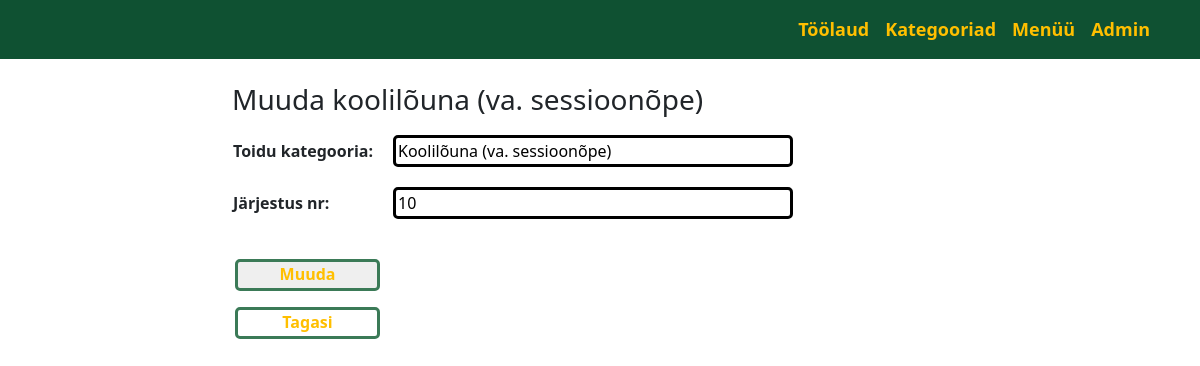
The app's page /bistrooapp_admin/category_update/33 with its own data.
### bistrooapp_admin/models.py (models this page shows, shortened)
class Category(models.Model):
    category_name = models.CharField(max_length=100, unique=True, verbose_name="Toidu kategooria")
    category_sort_id = models.PositiveIntegerField(verbose_name="Järjestus nr")
    class Meta: # on Country alam klass
        ordering = ["category_sort_id"]  # sorteerib tabeli
        verbose_name_plural = "categori_names" # et nätaks mitmuses

### bistrooapp_admin/views.py (the view)
# urls.py: path("category_update/<int:pk>", views.CategoryUpdateView.as_view(), name="category_update"),
class CategoryUpdateView(UpdateView):
    template_name = "bistrooapp_admin/category_form_update.html"
    model = Category
    fields = "__all__"
    success_url = reverse_lazy("bistrooapp_admin:category")

### bistrooapp_admin/templates/bistrooapp_admin/category_form_update.html (shortened to what this page needs)
{% extends "base_admin.html" %}
{% block content %}
    <div class="row mt-4">
        <div class="col-2"></div>
        <div class="col-10">
            <h3>Muuda {{ category.category_name | lower }}</h3>
            <form method="post" class="forms_gen">
                <table>
                    {{ form.as_table }}
                    <tr>
                        <td style="padding: 30px 0px 0px;">
                            <input type="submit" value="Muuda" class="menuu_nupud">
                        </td>
                    </tr>
                </table>
            </form>
            <p><a href="{% url "bistrooapp_admin:category" %}" class="menuu_nupud">Tagasi</a></p>
        </div>
    </div>
{% endblock %}

### static/css/styles.css (style rules this page uses)
:root { --menuu_alapealkirjad: #FFBF00; --menuu_tabeli_aarised: white; --menuu_lahtrite_sisu: white; --menuu_lingi_tekst: #FFBF00; --menuu_nupu_aaris: #3B7A57; --hover_nupu_taust: #0f5132; --nav_bar_linkide_tekst: #FFBF00; --nav_bar_riba_taust: #0f5132; --tabeli_alapealkirjad: #D0F7DA; color: #0a3622; --font-size: 16px; }
.menuu_nupud { box-sizing: border-box; position: relative; display: inline-block; transform: scale(var(--ggs, 1)); border: 3px solid; border-color: var(--menuu_nupu_aaris); border-radius: 5px; width: 145px; min-height: 32px; max-height: 200px; vertical-align: middle; text-align: center; font-weight: bold; font-size: medium; padding: 3px; overflow: hidden; text-overflow: ellipsis; line-height: 19px; text-decoration: none; color: var(--menuu_lingi_tekst); margin-right: 3px; margin-left: 3px; }
.forms_gen td { padding: 10px; }
.forms_gen input[type="text"], .forms_gen input[type="number"] { width: 400px; border: 3px solid; border-radius: 5px; }

### records on screen
Category: category_name "koolilõuna (va. sessioonõpe)", category_name "Koolilõuna (va. sessioonõpe)", category_sort_id "10"
